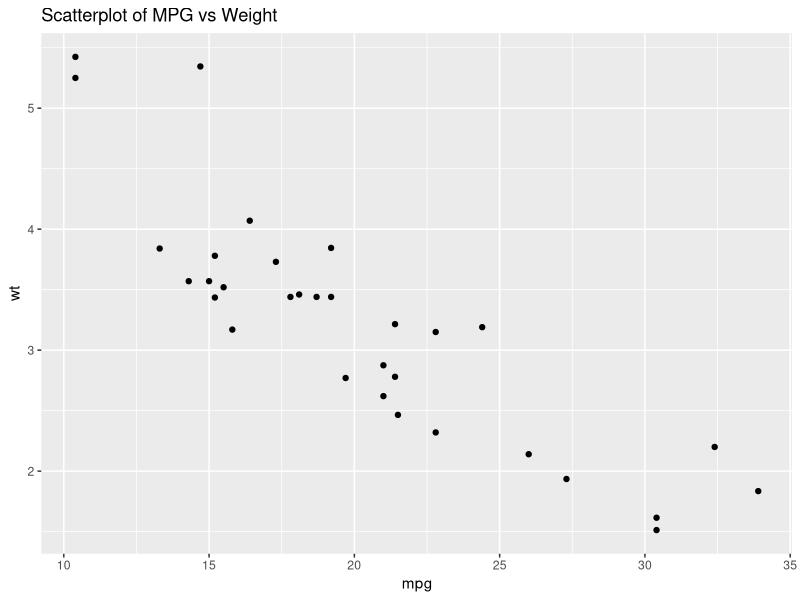

This chart was generated by the following R code:
## ---- chunk 1
library(ggplot2)
ggplot(mtcars, aes(mpg, wt)) +
    geom_point() +
    ggtitle("Scatterplot of MPG vs Weight")
## ---- chunk 2
mtcars |> head() |> knitr::kable()
